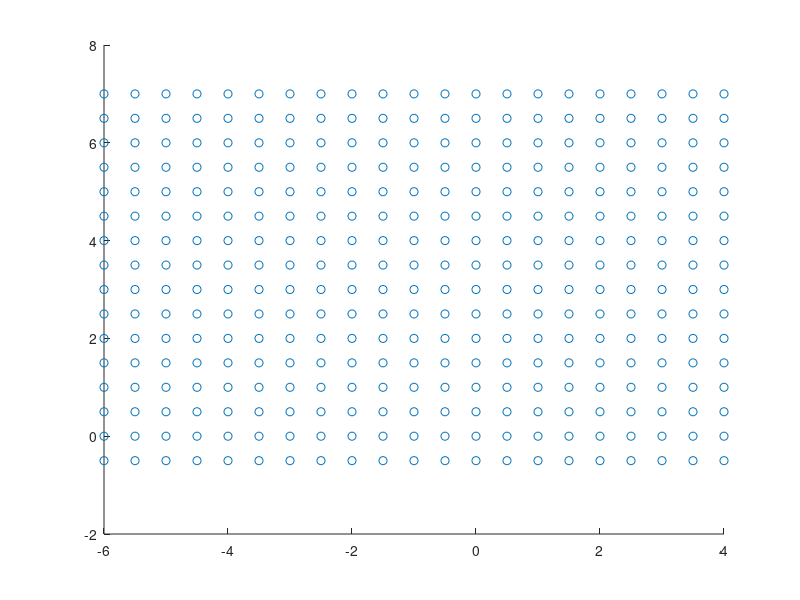

This figure's MATLAB source: (Note: this script raises an error after producing the figure.)
%% Create mesh and draw polygon

step = 0.5;

[x, y] = meshgrid(-6:step:4, -0-step:step:7);

figure;
scatter(x, y);
ax = gca;
h = drawpolygon(ax);

%% Return list of coordinates

x_coord = h.Position(:,1);
y_coord = h.Position(:,2);